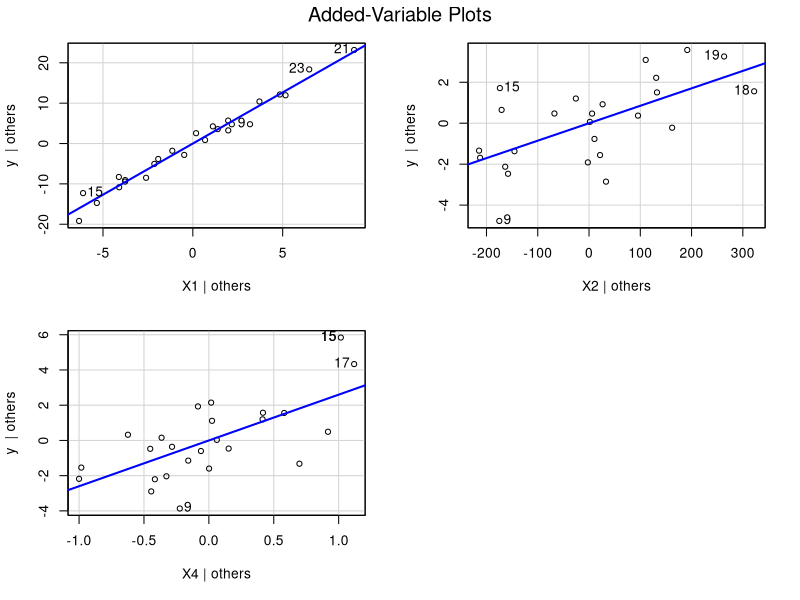
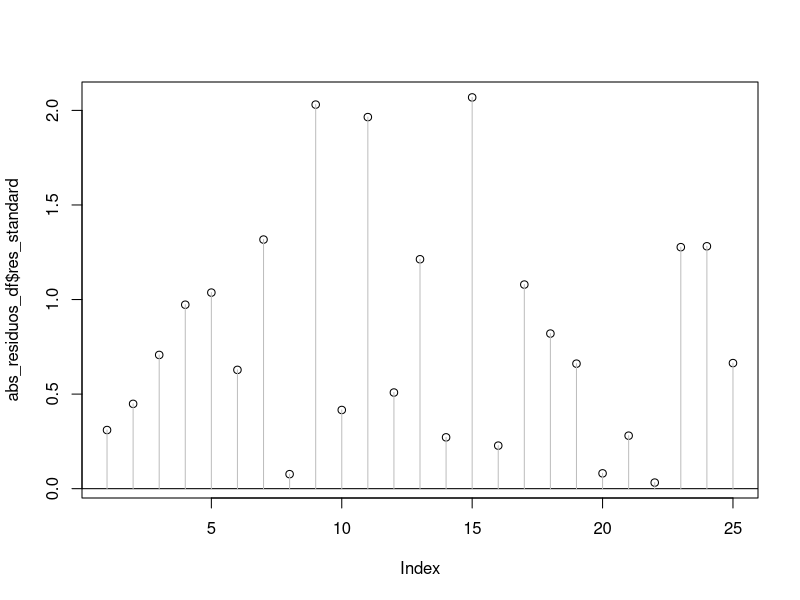
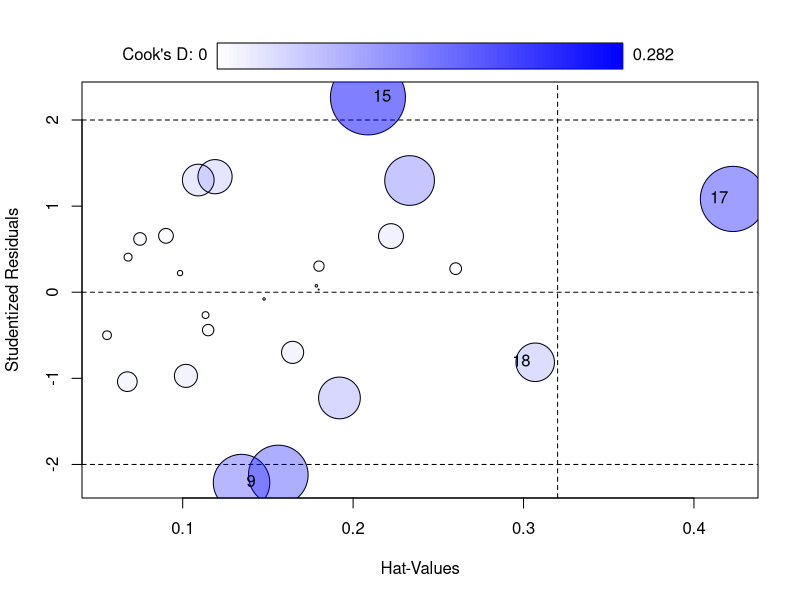
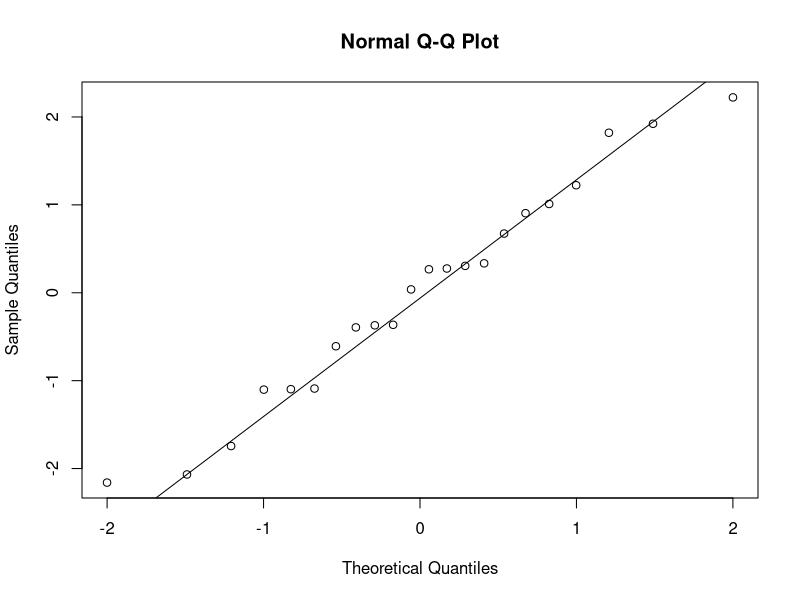
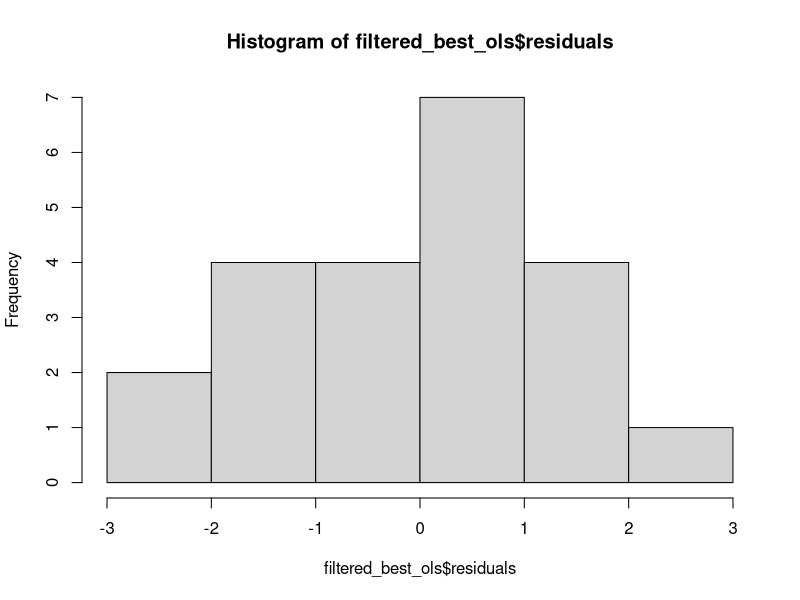
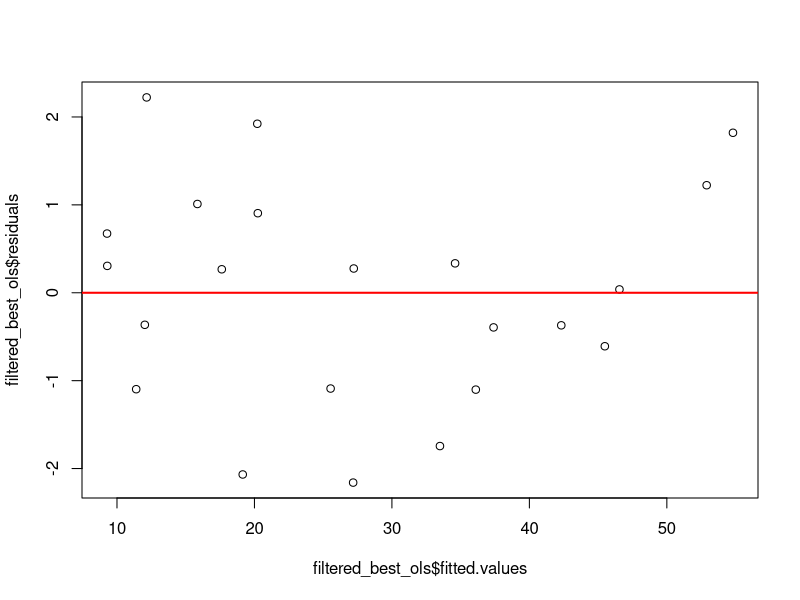
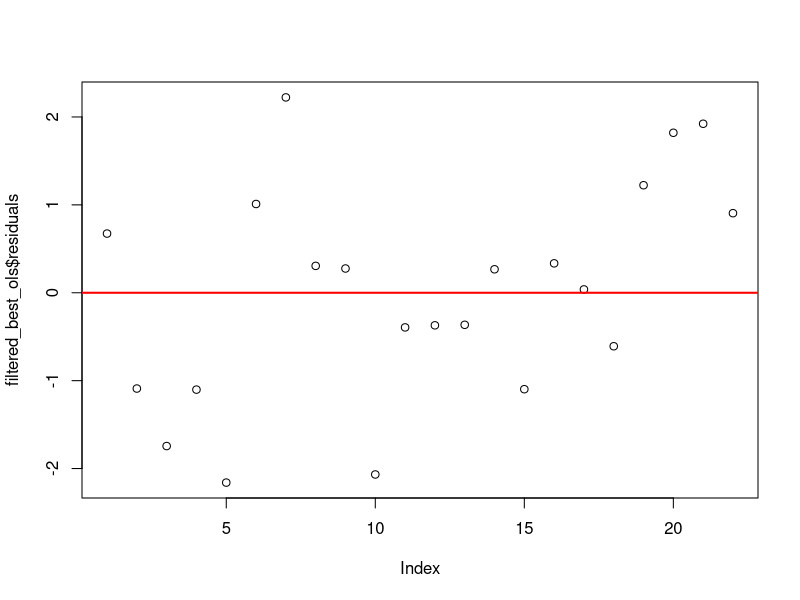

R code for these plots, in order:
## ---- chunk 1
knitr::opts_chunk$set(echo = TRUE)
library(car)
## ---- chunk 2
data = read.csv("../data/datosRes.csv")
data
## ---- chunk 3

y = data$Resistencia

X = data.frame(cbind(data$Longitud, data$Altura.matriz, data$Altura.poste, data$Altura.amarre))

ols = lm(y ~ ., data = X)
## ---- chunk 4
print("AIC")
backwards_ols_aic = step(ols, direction = "backward", trace = 1)
## ---- chunk 5
print("BIC")
n = length(y)
backwards_ols_bic = step(ols, direction = "backward", trace=1, k=log(n))
## ---- chunk 6
best_ols = lm(y ~ ., data = X[,c(1,2,4)])
summary(best_ols)
## ---- chunk 7
res = best_ols$residuals
res_standard = rstandard(best_ols)
res_student = rstudent(best_ols)
hat = hatvalues(best_ols)
cooks_dist = cooks.distance(best_ols)

residuos_df = as.data.frame(cbind(res, res_standard, res_student, hat, cooks_dist))
abs_residuos_df = as.data.frame(sapply(residuos_df, function (x) abs(x)))

residuos_df[order(abs_residuos_df$res_student, decreasing = TRUE), ]
## ---- chunk 8
avPlots(best_ols)
plot(abs_residuos_df$res_standard)
abline(h = 0)
for (i in 1:length(abs_residuos_df$res_standard)) {
  segments(x0 = i, y0 = 0, x1 = i, y1 = abs_residuos_df$res_standard[i], col = "gray")
}

influencePlot(best_ols, id=TRUE)


## ---- chunk 9
filtered_data = data[-c(9,15,17),]

filtered_y = filtered_data$Resistencia

filtered_X = data.frame(cbind(filtered_data$Longitud, filtered_data$Altura.matriz, filtered_data$Altura.poste, filtered_data$Altura.amarre))

filtered_ols = lm(filtered_y ~ ., data = filtered_X)

## ---- chunk 10
print("AIC")
filtered_backwards_ols_aic = step(filtered_ols, direction = "backward", trace = 1)
## ---- chunk 11
print("BIC")
n = length(filtered_y)
filtered_backwards_ols_bic = step(filtered_ols, direction = "backward", trace=1, k=log(n))
## ---- chunk 12
filtered_best_ols = lm(filtered_y ~ ., data = filtered_X[,c(1,2,4)])
summary(filtered_best_ols)
## ---- chunk 13
shapiro.test(filtered_best_ols$residuals)
## ---- chunk 14
t.test(filtered_best_ols$residuals)
mean(filtered_best_ols$residuals)

qqnorm(filtered_best_ols$residuals)
qqline(filtered_best_ols$residuals)

hist(filtered_best_ols$residuals)
## ---- chunk 15
library(lmtest)
bptest(filtered_best_ols)


plot(filtered_best_ols$fitted.values, filtered_best_ols$residuals)
abline(h=0, col = "red", lwd = 2)
## ---- chunk 16
dwtest(filtered_best_ols)

plot(filtered_best_ols$residuals)
abline(h=0, col = "red", lwd = 2)
